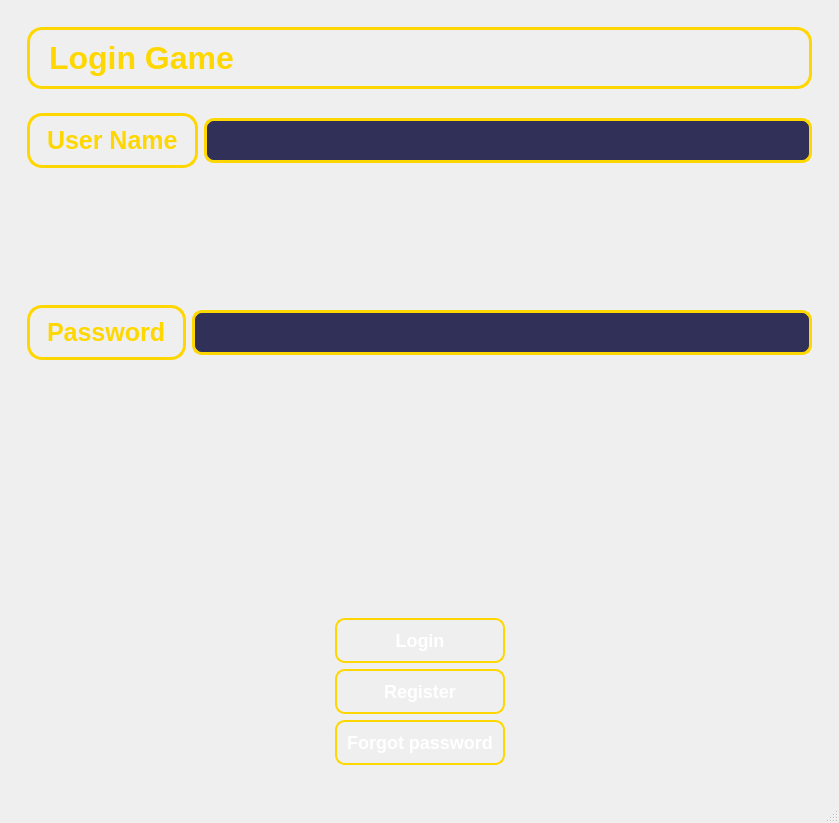
<?xml version="1.0" encoding="UTF-8"?>
<ui version="4.0">
 <class>Login</class>
 <widget class="QMainWindow" name="Login">
  <property name="geometry">
   <rect>
    <x>0</x>
    <y>0</y>
    <width>839</width>
    <height>823</height>
   </rect>
  </property>
  <property name="windowTitle">
   <string>Login</string>
  </property>
  <property name="styleSheet">
   <string notr="true">
background-repeat: no-repeat;
background-position: center;
background-size: cover;
</string>
  </property>
  <widget class="QWidget" name="centralwidget">
   <layout class="QHBoxLayout" name="horizontalLayout">
    <item>
     <widget class="QWidget" name="widget" native="true">
      <layout class="QGridLayout" name="gridLayout_4">
       <item row="4" column="0">
        <spacer name="verticalSpacer_2">
         <property name="orientation">
          <enum>Qt::Vertical</enum>
         </property>
         <property name="sizeHint" stdset="0">
          <size>
           <width>20</width>
           <height>40</height>
          </size>
         </property>
        </spacer>
       </item>
       <item row="2" column="0">
        <spacer name="verticalSpacer">
         <property name="orientation">
          <enum>Qt::Vertical</enum>
         </property>
         <property name="sizeHint" stdset="0">
          <size>
           <width>20</width>
           <height>40</height>
          </size>
         </property>
        </spacer>
       </item>
       <item row="3" column="0">
        <widget class="QWidget" name="widget_6" native="true">
         <layout class="QGridLayout" name="gridLayout_5">
          <item row="0" column="0">
           <widget class="QLabel" name="label_2">
            <property name="styleSheet">
             <string notr="true">/* QLabel - Tiêu đề chính */
QLabel {
    font-size: 25px;  /* Tăng kích thước chữ */
    font-weight: bold;
    color: #FFD700;  /* Màu vàng kim */
    text-align: center;  /* Căn giữa chữ */
    qproperty-alignment: 'AlignCenter';  /* Đảm bảo căn giữa trong Qt */
    background: transparent;
    text-shadow: 4px 4px 8px rgba(0, 0, 0, 0.9);  /* Hiệu ứng đổ bóng nổi bật */
    border: 3px solid #FFD700;  /* Viền vàng giống khung câu hỏi trong game */
    border-radius: 15px;  /* Bo góc mềm mại */
    padding: 10px;
    background: qlineargradient(x1:0, y1:0, x2:1, y2:1,
                                stop:0 #003366, stop:1 #000F40); /* Gradient xanh đậm */
}
</string>
            </property>
            <property name="text">
             <string>Password</string>
            </property>
           </widget>
          </item>
          <item row="0" column="1">
           <widget class="QLineEdit" name="lineEdit_password">
            <property name="styleSheet">
             <string notr="true">/* QLineEdit - Ô nhập liệu */
QLineEdit {
    font-size: 18px;  /* Kích thước chữ */
    font-weight: bold;
    color: white;  /* Màu chữ trắng */
    padding: 8px;
    border: 3px solid #FFD700;  /* Viền vàng kim */
    border-radius: 10px;  /* Bo góc mềm mại */
    background: rgba(0, 0, 50, 0.8);  /* Màu xanh đậm trong suốt */
    text-align: center;  /* Căn giữa chữ */
    selection-background-color: #FFD700;  /* Màu nền khi chọn text */
}

/* Khi nhập vào ô, viền sáng lên */
QLineEdit:focus {
    border: 3px solid #00CFFF;  /* Viền phát sáng màu xanh neon */
    background: rgba(0, 0, 80, 0.9);
}
</string>
            </property>
            <property name="echoMode">
             <enum>QLineEdit::Password</enum>
            </property>
           </widget>
          </item>
         </layout>
        </widget>
       </item>
       <item row="0" column="0">
        <widget class="QWidget" name="widget_4" native="true">
         <layout class="QGridLayout" name="gridLayout_2">
          <item row="0" column="0">
           <widget class="QLabel" name="label_3">
            <property name="styleSheet">
             <string notr="true">/* QLabel - Tiêu đề chính */
QLabel {
    font-size: 32px;  /* Tăng kích thước chữ */
    font-weight: bold;
    color: #FFD700;  /* Màu vàng kim */
    text-align: center;  /* Căn giữa chữ */
    qproperty-alignment: 'AlignCenter';  /* Đảm bảo căn giữa trong Qt */
    background: transparent;
    text-shadow: 4px 4px 8px rgba(0, 0, 0, 0.9);  /* Hiệu ứng đổ bóng nổi bật */
    border: 3px solid #FFD700;  /* Viền vàng giống khung câu hỏi trong game */
    border-radius: 15px;  /* Bo góc mềm mại */
    padding: 10px;
    background: qlineargradient(x1:0, y1:0, x2:1, y2:1,
                                stop:0 #003366, stop:1 #000F40); /* Gradient xanh đậm */
}
</string>
            </property>
            <property name="text">
             <string>Login Game</string>
            </property>
           </widget>
          </item>
         </layout>
        </widget>
       </item>
       <item row="1" column="0">
        <widget class="QWidget" name="widget_3" native="true">
         <layout class="QGridLayout" name="gridLayout">
          <item row="0" column="0">
           <widget class="QLabel" name="label">
            <property name="styleSheet">
             <string notr="true">/* QLabel - Tiêu đề chính */
QLabel {
    font-size: 25px;  /* Tăng kích thước chữ */
    font-weight: bold;
    color: #FFD700;  /* Màu vàng kim */
    text-align: center;  /* Căn giữa chữ */
    qproperty-alignment: 'AlignCenter';  /* Đảm bảo căn giữa trong Qt */
    background: transparent;
    text-shadow: 4px 4px 8px rgba(0, 0, 0, 0.9);  /* Hiệu ứng đổ bóng nổi bật */
    border: 3px solid #FFD700;  /* Viền vàng giống khung câu hỏi trong game */
    border-radius: 15px;  /* Bo góc mềm mại */
    padding: 10px;
    background: qlineargradient(x1:0, y1:0, x2:1, y2:1,
                                stop:0 #003366, stop:1 #000F40); /* Gradient xanh đậm */
}
</string>
            </property>
            <property name="text">
             <string>User Name</string>
            </property>
           </widget>
          </item>
          <item row="0" column="1">
           <widget class="QLineEdit" name="lineEdit_username">
            <property name="styleSheet">
             <string notr="true">/* QLineEdit - Ô nhập liệu */
QLineEdit {
    font-size: 18px;  /* Kích thước chữ */
    font-weight: bold;
    color: white;  /* Màu chữ trắng */
    padding: 8px;
    border: 3px solid #FFD700;  /* Viền vàng kim */
    border-radius: 10px;  /* Bo góc mềm mại */
    background: rgba(0, 0, 50, 0.8);  /* Màu xanh đậm trong suốt */
    text-align: center;  /* Căn giữa chữ */
    selection-background-color: #FFD700;  /* Màu nền khi chọn text */
}

/* Khi nhập vào ô, viền sáng lên */
QLineEdit:focus {
    border: 3px solid #00CFFF;  /* Viền phát sáng màu xanh neon */
    background: rgba(0, 0, 80, 0.9);
}
</string>
            </property>
           </widget>
          </item>
         </layout>
        </widget>
       </item>
       <item row="6" column="0">
        <widget class="QWidget" name="widget_5" native="true">
         <layout class="QGridLayout" name="gridLayout_3">
          <item row="0" column="0">
           <spacer name="horizontalSpacer">
            <property name="orientation">
             <enum>Qt::Horizontal</enum>
            </property>
            <property name="sizeHint" stdset="0">
             <size>
              <width>40</width>
              <height>20</height>
             </size>
            </property>
           </spacer>
          </item>
          <item row="0" column="1">
           <widget class="QWidget" name="widget_2" native="true">
            <layout class="QVBoxLayout" name="verticalLayout_2">
             <item>
              <widget class="QPushButton" name="pushButton_login">
               <property name="styleSheet">
                <string notr="true">/* QLabel - Tiêu đề User Name, Password */
QLabel {
    font-size: 18px;
    font-weight: bold;
    color: #FFD700; /* Vàng nổi bật */
    text-shadow: 2px 2px 4px #000;
    background: transparent;
}

/* QLineEdit - Ô nhập username, password */
QLineEdit {
    font-size: 16px;
    padding: 8px;
    border: 2px solid #0077CC; /* Viền xanh neon */
    border-radius: 8px;
    background: rgba(0, 0, 50, 0.8); /* Màu xanh đậm trong suốt */
    color: white;
}

/* Khi nhập vào ô, viền sẽ sáng lên */
QLineEdit:focus {
    border: 2px solid #00CFFF; 
    background: rgba(0, 0, 80, 0.9);
}

/* QPushButton - Nút Đăng nhập và Đăng ký */
QPushButton {
    font-size: 18px;
    font-weight: bold;
    padding: 10px;
    border-radius: 10px;
    color: white;
    border: 2px solid #FFD700; /* Viền vàng nổi bật */
    background: qlineargradient(x1:0, y1:0, x2:1, y2:1,
                                stop:0 #0057D9, stop:1 #002F7A);
    transition: all 0.3s ease-in-out;
}

/* Hiệu ứng hover - Sáng rực hơn khi rê chuột */
QPushButton:hover {
    background: qlineargradient(x1:0, y1:0, x2:1, y2:1,
                                stop:0 #007AFF, stop:1 #0044AA);
    border-color: #FFFFFF;
}

/* Hiệu ứng khi nhấn nút - Làm tối lại để giống hiệu ứng bấm trong game */
QPushButton:pressed {
    background: qlineargradient(x1:0, y1:0, x2:1, y2:1,
                                stop:0 #003C82, stop:1 #001A40);
    border-color: #FFD700;
}
</string>
               </property>
               <property name="text">
                <string>Login</string>
               </property>
              </widget>
             </item>
             <item>
              <widget class="QPushButton" name="pushButton_register">
               <property name="styleSheet">
                <string notr="true">/* QLabel - Tiêu đề User Name, Password */
QLabel {
    font-size: 18px;
    font-weight: bold;
    color: #FFD700; /* Vàng nổi bật */
    text-shadow: 2px 2px 4px #000;
    background: transparent;
}

/* QLineEdit - Ô nhập username, password */
QLineEdit {
    font-size: 16px;
    padding: 8px;
    border: 2px solid #0077CC; /* Viền xanh neon */
    border-radius: 8px;
    background: rgba(0, 0, 50, 0.8); /* Màu xanh đậm trong suốt */
    color: white;
}

/* Khi nhập vào ô, viền sẽ sáng lên */
QLineEdit:focus {
    border: 2px solid #00CFFF; 
    background: rgba(0, 0, 80, 0.9);
}

/* QPushButton - Nút Đăng nhập và Đăng ký */
QPushButton {
    font-size: 18px;
    font-weight: bold;
    padding: 10px;
    border-radius: 10px;
    color: white;
    border: 2px solid #FFD700; /* Viền vàng nổi bật */
    background: qlineargradient(x1:0, y1:0, x2:1, y2:1,
                                stop:0 #0057D9, stop:1 #002F7A);
    transition: all 0.3s ease-in-out;
}

/* Hiệu ứng hover - Sáng rực hơn khi rê chuột */
QPushButton:hover {
    background: qlineargradient(x1:0, y1:0, x2:1, y2:1,
                                stop:0 #007AFF, stop:1 #0044AA);
    border-color: #FFFFFF;
}

/* Hiệu ứng khi nhấn nút - Làm tối lại để giống hiệu ứng bấm trong game */
QPushButton:pressed {
    background: qlineargradient(x1:0, y1:0, x2:1, y2:1,
                                stop:0 #003C82, stop:1 #001A40);
    border-color: #FFD700;
}

</string>
               </property>
               <property name="text">
                <string>Register</string>
               </property>
              </widget>
             </item>
             <item>
              <widget class="QPushButton" name="pushButton_forgot_password">
               <property name="styleSheet">
                <string notr="true">/* QLabel - Tiêu đề User Name, Password */
QLabel {
    font-size: 18px;
    font-weight: bold;
    color: #FFD700; /* Vàng nổi bật */
    text-shadow: 2px 2px 4px #000;
    background: transparent;
}

/* QLineEdit - Ô nhập username, password */
QLineEdit {
    font-size: 16px;
    padding: 8px;
    border: 2px solid #0077CC; /* Viền xanh neon */
    border-radius: 8px;
    background: rgba(0, 0, 50, 0.8); /* Màu xanh đậm trong suốt */
    color: white;
}

/* Khi nhập vào ô, viền sẽ sáng lên */
QLineEdit:focus {
    border: 2px solid #00CFFF; 
    background: rgba(0, 0, 80, 0.9);
}

/* QPushButton - Nút Đăng nhập và Đăng ký */
QPushButton {
    font-size: 18px;
    font-weight: bold;
    padding: 10px;
    border-radius: 10px;
    color: white;
    border: 2px solid #FFD700; /* Viền vàng nổi bật */
    background: qlineargradient(x1:0, y1:0, x2:1, y2:1,
                                stop:0 #0057D9, stop:1 #002F7A);
    transition: all 0.3s ease-in-out;
}

/* Hiệu ứng hover - Sáng rực hơn khi rê chuột */
QPushButton:hover {
    background: qlineargradient(x1:0, y1:0, x2:1, y2:1,
                                stop:0 #007AFF, stop:1 #0044AA);
    border-color: #FFFFFF;
}

/* Hiệu ứng khi nhấn nút - Làm tối lại để giống hiệu ứng bấm trong game */
QPushButton:pressed {
    background: qlineargradient(x1:0, y1:0, x2:1, y2:1,
                                stop:0 #003C82, stop:1 #001A40);
    border-color: #FFD700;
}

</string>
               </property>
               <property name="text">
                <string>Forgot password</string>
               </property>
              </widget>
             </item>
            </layout>
           </widget>
          </item>
          <item row="0" column="2">
           <spacer name="horizontalSpacer_2">
            <property name="orientation">
             <enum>Qt::Horizontal</enum>
            </property>
            <property name="sizeHint" stdset="0">
             <size>
              <width>40</width>
              <height>20</height>
             </size>
            </property>
           </spacer>
          </item>
         </layout>
        </widget>
       </item>
       <item row="5" column="0">
        <spacer name="verticalSpacer_3">
         <property name="orientation">
          <enum>Qt::Vertical</enum>
         </property>
         <property name="sizeHint" stdset="0">
          <size>
           <width>20</width>
           <height>40</height>
          </size>
         </property>
        </spacer>
       </item>
      </layout>
     </widget>
    </item>
   </layout>
  </widget>
  <widget class="QMenuBar" name="menubar">
   <property name="geometry">
    <rect>
     <x>0</x>
     <y>0</y>
     <width>839</width>
     <height>21</height>
    </rect>
   </property>
  </widget>
  <widget class="QStatusBar" name="statusbar"/>
 </widget>
 <resources/>
 <connections/>
</ui>
